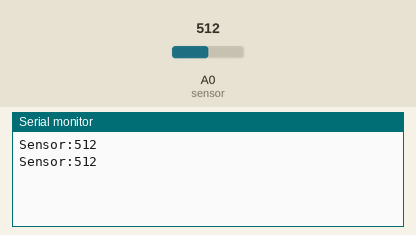
Recording of a sketch running on a simulated Arduino Uno, built with avr-gcc and run on an emulated ATmega328P. Parts: the last lines printed to the serial monitor. Inputs (shaded band) come from the test bench; at power-on: A0 (sensor) = 512.

Above: at 1.8 s.
1.9 s: A0 (sensor) set to 716
At 2.8 s:
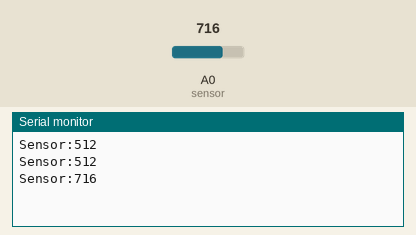
3.4 s: A0 (sensor) set to 900
At 4.7 s:
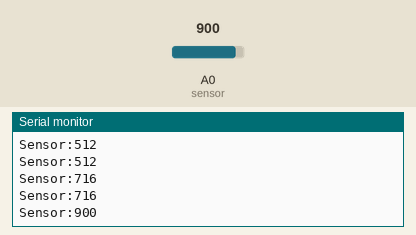
Timing chart, 0 to 6.4 s (numbered marks = the images above; inputs shaded):
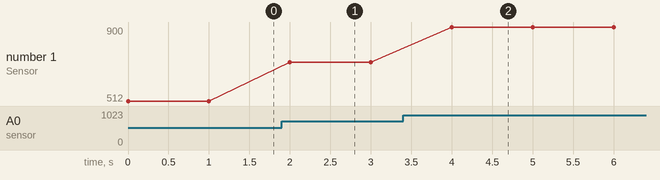

The sketch:

definir_sensor.ino
```cpp
#define sensor A0

void setup(){
    pinMode(sensor, INPUT);
    Serial.begin(9600);
}

void loop(){
    Serial.print("Sensor:");
    Serial.println(analogRead(sensor));
    delay(1000);
}
```

Measured:
- after the input at 1.9 s, the serial monitor: prints a new line after 0.10 s (image 1)
- after the input at 3.4 s, the serial monitor: prints a new line after 0.60 s (image 2)
- plotted number 1: 512 → 716 after the input at 1.9 s, 716 → 900 after the input at 3.4 s
